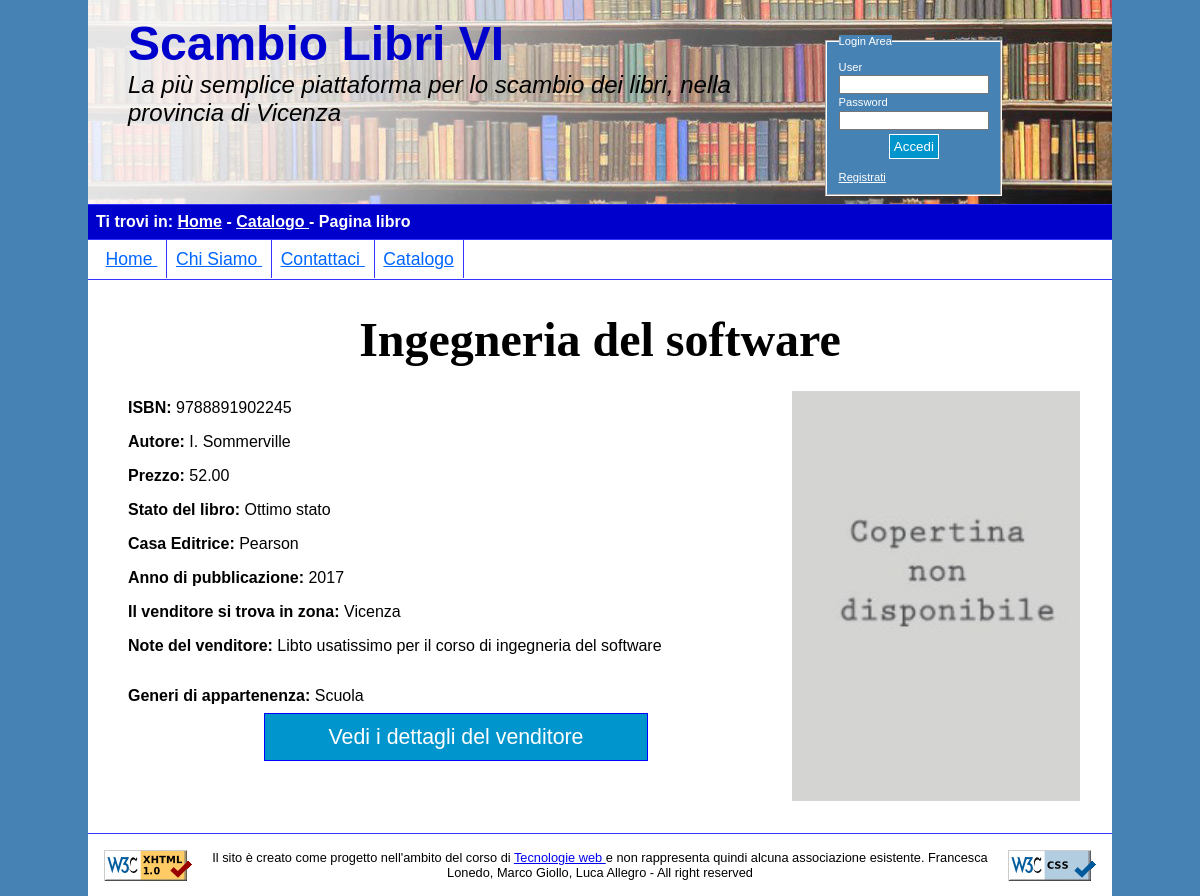
The page /Progetto/schedaLibro.php?id=6 on the database its author committed.
### tables this page shows
CREATE TABLE IF NOT EXISTS `copialibro` (
  `codiceLibro` int(11) NOT NULL AUTO_INCREMENT,
  `ISBN` varchar(13)  NOT NULL,
  `proprietario` varchar(20)  NOT NULL,
  `prezzo` double(4,2) NOT NULL,
  `stato` varchar(255) NOT NULL,
  `note` varchar(160),
  `foto` varchar(30)  DEFAULT 'noImage.jpg',
  PRIMARY KEY (`codiceLibro`),
  FOREIGN KEY(ISBN) REFERENCES libro(ISBN) ON DELETE NO ACTION,
  FOREIGN KEY(proprietario) REFERENCES utente(username) ON DELETE CASCADE
  );

CREATE TABLE IF NOT EXISTS `libro` (
  `titolo` varchar(255) NOT NULL,
  `autore` varchar(255) NOT NULL,
  `casaEditrice` varchar(255) DEFAULT NULL,
  `ISBN` varchar(13) NOT NULL,
  `annoPubblicazione` year(4) DEFAULT NULL,
  PRIMARY KEY (`ISBN`)
);

CREATE TABLE IF NOT EXISTS `utente` (
  `username` varchar(12) NOT NULL,
  `password` varchar(12)  NOT NULL,
  `nome` varchar(20)  NOT NULL,
  `cognome` varchar(20)  NOT NULL,
  `citta` varchar(20)  NOT NULL,
  `provincia` varchar(20)  NOT NULL,
  `email` varchar(30) NOT NULL,
  `numeroTelefono` varchar(15),
  PRIMARY KEY (`username`)
);

### Progetto/infoLibro.php (called while the page is built, shortened)
<?php
	class infoLibro{
    	public function getInfoLibro($connection, $codiceLibro){
            $query = 'SELECT DISTINCT c.ISBN, u.nome, u.cognome, c.codiceLibro, c.prezzo, c.stato, c.note, l.titolo, l.autore, l.casaEditrice, l.annoPubblicazione, u.username, u.citta, c.foto FROM copialibro c JOIN libro l ON c.ISBN=l.ISBN JOIN utente u ON c.proprietario = u.username WHERE c.codiceLibro ='.$codiceLibro;
            $risultato = mysqli_query($connection, $query) or die("Non è stato possibile trovare le informazioni, ci scusiamo per il diagio");
            if(mysqli_num_rows($risultato)>0){
                $row = mysqli_fetch_assoc($risultato);
               	$output = array("ISBN" => $row["ISBN"],
                    					 "nome" => $row["nome"],
                                         "cognome" => $row["cognome"],
                                         "codiceLibro" => $row["codiceLibro"],
                                         "prezzo" => $row["prezzo"],
                                         "stato" => $row["stato"],
                                         "note" => $row["note"],
                                         "titolo" => $row["titolo"],
                                         "autore" => $row["autore"],
                                         "casaEditrice" => $row["casaEditrice"],
                                         "annoPubblicazione" => $row["annoPubblicazione"],
                                         "username" => $row["username"],
                                         "citta" => $row["citta"],
                                         "foto" => $row["foto"]);
                return $output;
            }
            else{
            	return null;
            }
        }
        public function getGeneriLibro($connection, $codiceLibro){
            $queryConGenere = 'SELECT DISTINCT g.nome FROM copialibro c JOIN libro l ON c.ISBN=l.ISBN JOIN generelibro gl ON c.codiceLibro = gl.codiceLibro JOIN genere g ON gl.idGenere=g.id JOIN utente u ON c.proprietario = u.username WHERE c.codiceLibro ='.$codiceLibro;
            $generi= "";
            $resultGeneri = mysqli_query($connection, $queryConGenere);
            if(mysqli_num_rows($resultGeneri)>0){
                while($row = mysqli_fetch_assoc($resultGeneri)){
                    if(strlen($generi)==0){
                        $generi= $generi." ".$row["nome"];
                    }
                    else{
                    $generi = $generi.", ".$row["nome"];}
                }
            }
            return $generi;
        }
    }
?>

### Progetto/schedaLibro.php (the view, shortened to what this page needs)
<?php
    	$id = $_GET["id"];
    	$output = "";
        $dettagliVend="";
        $lib = new connectDB();
        $openConnection = $lib -> accessDB();
        if(!$openConnection){
        	die("Errore nell'aprire il database");
        }
        else{
        	require_once 'infoLibro.php';
            $connection = $lib -> getConnection();
            $infoL = new infoLibro();
            $resultInfo = $infoL -> getInfoLibro($connection, $id);
            $infoVenditore = $infoL -> getInfoVenditore($resultInfo["username"], $connection);
            if(!$infoVenditore){
            	$output = $output."<p> Errore nel trovare i risultati dell'utente </p>";
            }
            else{
                 $dettagliVend = $dettagliVend.' <script type = "text/javascript" src = "showDetailsBook.js"></script>
                 <button  id="aDett" type="button" onclick="showDetails()"> Vedi i dettagli del venditore </button>
                        <div id="dettaUser">
                        <h2 id="pVend"> Dettagli Venditore </h2>
                     	<p id="user"> <span class="grass"> Username: </span>'.$infoVenditore["user"].'</p>
                        <p id="name"> <span class="grass"> Nome: </span>'.$infoVenditore["nome"].'</p>
                        <p id="cognome"> <span class="grass"> Cognome: </span>'.$infoVenditore["cognome"].'</p>
                        <p id="citta"> <span class="grass"> Citt&agrave; : </span>'.$infoVenditore["citta"].'</p>
                        <p id="provincia"> <span class="grass"> Provincia: </span>'.$infoVenditore["provincia"].'</p>
                        <p id="email"> <a href="mailto:'.$infoVenditore["email"].'">Scrivi una mail</a></p>';
                        $dettagliVend = $dettagliVend.'<button id="cDett" type="button" onclick="closeDetails()"> Chiudi dettagli </button>
                        </div>';
            }
            if($resultInfo){
                	$output =  $output.'<h1>'.$resultInfo["titolo"].'</h1>'.
                                    '<img src="photo/'.$resultInfo["foto"].'" id="fotoLibro" alt="La foto del libro '.$resultInfo["titolo"].'"/>'.
                                    '<div id="infoL">'.
                    				'<p id="ISBN" class="info"> <span class="grass"> ISBN: </span>'.$resultInfo["ISBN"].'</p>'.
                                    '<p id="autore" class="info"> <span class="grass"> Autore: </span>'.$resultInfo["autore"].'</p>'.
                                    '<p id="prezzo" class="info"> <span class="grass"> Prezzo: </span>'.$resultInfo["prezzo"].'</p>'.
                                    '<p id="stato" class="info"> <span class="grass"> Stato del libro: </span>'.$resultInfo["stato"].'</p>'.
                                    '<p id="casaEditrice" class="info"> <span class="grass"> Casa Editrice: </span>'.$resultInfo["casaEditrice"].'</p>'.
                                    '<p id="annoP" class="info"> <span class="grass"> Anno di pubblicazione: </span>'.$resultInfo["annoPubblicazione"].'</p>'.
                                    '<p id="zona" class="info"> <span class="grass"> Il venditore si trova in zona: </span>'.$resultInfo["citta"].'</p>'.
                                    '</div>';
                     if($resultInfo["note"]!=NULL){
                     	$output = $output. '<p id="note" class="info"> <span class="grass"> Note del venditore: </span>'.$resultInfo["note"].'</p>';
                     }
                $generi = $infoL -> getGeneriLibro($connection,$resultInfo["codiceLibro"]);
                $output = $output.'<p class="info"> <span class="grass"> Generi di appartenenza:</span>'.$generi."</p>";
            }
            else{
            	$output = $output."<p> Non ci sono informazioni da visualizzare </p>";
            }
        }
        $header = file_get_contents("header.html");
        $header = str_replace("", '<script type = "text/javascript" src = "showDetailsBook.js"></script>', $header);
        $header = str_replace("", 'onload="closeDetails()"', $header);
		$footer = file_get_contents("footer.html");
		$header = str_replace("", "<a href='index.php'>Home</a> - <a href = 'catalogo.php'>Catalogo </a> - Pagina libro", $header);
		if(!isset($_SESSION["user"])){
		$log = file_get_contents("areaLogin.html");
        $aiuti = "<a href=\"#logForm\" class=\"aiuti\"> Passa alla login </a>
                  <a href=\"registrazione.php\" class=\"aiuti\"> Passa alla form di registrazione </a>";
            }
		$header = str_replace("", $log, $header);
        $header = str_replace("", $aiuti, $header);
		$men = file_get_contents("menuCompleto.html");
		$header = str_replace("", $men, $header);
		$con = file_get_contents("corpo.html");
		$con = str_replace("", $output, $con);
        $con = str_replace("", $dettagliVend, $con);
		$header = str_replace("", "Scheda Libro - Scambio Libri Vi", $header);
		echo $header;
		echo $con;
		echo $footer;
    ?>

### Progetto/style/style.css (style rules this page uses)
html { background-color: SteelBlue ; }
* { padding:0em; margin:0em; }
html, body { max-width: 1024px; margin: auto; font-family: Verdana, Arial, Helvetica, sans-serif; font-size: 100%; }
body { background-color: white; }
#logForm { margin-left:71%; padding-bottom: 0.3em; }
#loginForm input[type="submit"] { display:block; margin:auto; outline: none; cursor:pointer; text-align:center; text-decoration: none; color: white; margin-top:0.3em; border: solid 1px white; background: #0095cd; padding:0.3em; }
#loginForm { font-size: 0.7em; margin-left:0em; width:6em; }
#loginForm fieldset a { color:white; }
#loginForm fieldset { border-color:white; margin:0.3em; padding:1em; background-color: SteelBlue; width:13em; }
#logForm fieldset input[type='text'] { width:11em; }
#logForm fieldset input[type='password'] { width:11em; }
#loginForm legend { background-color: SteelBlue; color:white; }
#loginForm label { line-height: 1.5em; color:white; }
#header { overflow:auto; padding-left: 1.5em; background-image: url(sfondo.jpg); }
#titolo { margin-right: 28%; padding:1em; }
#titolo h1 { color: #0000cc; font-size: 3em; display:block; float:left; }
#titolo h2 { font-size: 1.5em; font-style: italic; font-weight: normal; display:block; float:left; }
#where { background-color: #0000cc; border-bottom: 1px solid #3333ff; border-top: 1px solid #3333ff; padding: 0.5em; color:white; font-size: 1.0em; }
#where p { font-weight: bold; }
#where p a:link { color:white; }
#menu { padding: 0.5em; font-size: 1.1em; border-bottom: 1px solid #3333ff; }
#menu ul { list-style-type: none; padding-left:0em; margin-left:0em; }
#menu ul li { padding: 0.5em; display: inline; }
#menu a:link { color: #0066ff; }
.centrali { border-left: 1px solid #3333ff; }
.ultimo { border-right: 1px solid #3333ff; border-left: 1px solid #3333ff; }
#corpo h1 { text-align:center; font-family: "Vag Rounded"; font-size: 3em; margin-bottom: 0.5em; }
#fotoLibro { display:block; float:right; width:30%; }
.info { padding: 0.5em; }
.grass { font-weight: 900; }
#corpo { padding:2em; overflow:auto; }
button { padding: 0.5em; font-size:16pt; display: block; width: 40%; margin: auto; outline: none; cursor: pointer; text-align: center; text-decoration: none; color: white; padding: 0.5em 0.5em; border: solid 1px blue; background: #0095cd; }
#note { margin-bottom:1em; }
#aDett { display: none; }
#footer { border-top: 1px solid #3333ff; padding: 1em; clear:both; }
#imgValidCode { float: left; }
#imgValidCSS { float: right; }
#footer p { margin-left: 10%; margin-right:10%; text-align: center; font-size: 0.8em; }

### Progetto/style/small.css (style rules this page uses)
#logForm { padding-bottom: 0.3em; margin-left: 1%; }
#loginForm input[type="submit"] { display:block; margin:auto; outline: none; cursor:pointer; text-align:center; text-decoration: none; color: white; margin-top:0.3em; border: solid 1px blue; background: #0095cd; }
#titolo h1 { color: #0000cc; font-size: 1.5em; display:block; }
#titolo h2 { display: none; }
#where { display: none; }
#menu { margin-left: 3px; padding: 0.5em; font-size: 1.1em; border-bottom: 1px solid #3333ff; }
#menu ul { list-style-type: none; margin-left:-0.5em; }
#menu ul li { display:flex; padding: 0.5em; border-top: 1px solid #3333ff; border-left: 1px solid #3333ff; border-right: 1px solid #3333ff; }
#current { display:flex; }
.ultimo { display: flex; border-bottom: 1px solid #3333ff; }
.centrali { display:flex; }
#footer { border-top: 1px solid #3333ff; padding: 1em; clear:both; }
#imgValidCode { display:none; }
#imgValidCSS { display:none; }
#footer p { margin-left: 10%; margin-right:10%; text-align: center; font-size: 0.8em; }

### rows shown on the page
copialibro: ISBN.titolo "Ingegneria del software", foto (placeholder picture), ISBN "9788891902245", ISBN.autore "I. Sommerville", prezzo "52.00", stato "Ottimo stato", ISBN.casaEditrice "Pearson", ISBN.annoPubblicazione "2017", proprietario.citta "Vicenza", note "Libto usatissimo per il corso di ingegneria del software"

### other values the page prints
$generi "Scuola"
$footer "Il sito è creato come progetto nell'ambito del corso di Tecnologie web e non rappresenta quindi alcuna associazione esistente. Francesca Lonedo, Marco Giollo, Luca Allegro - All right reserved"
